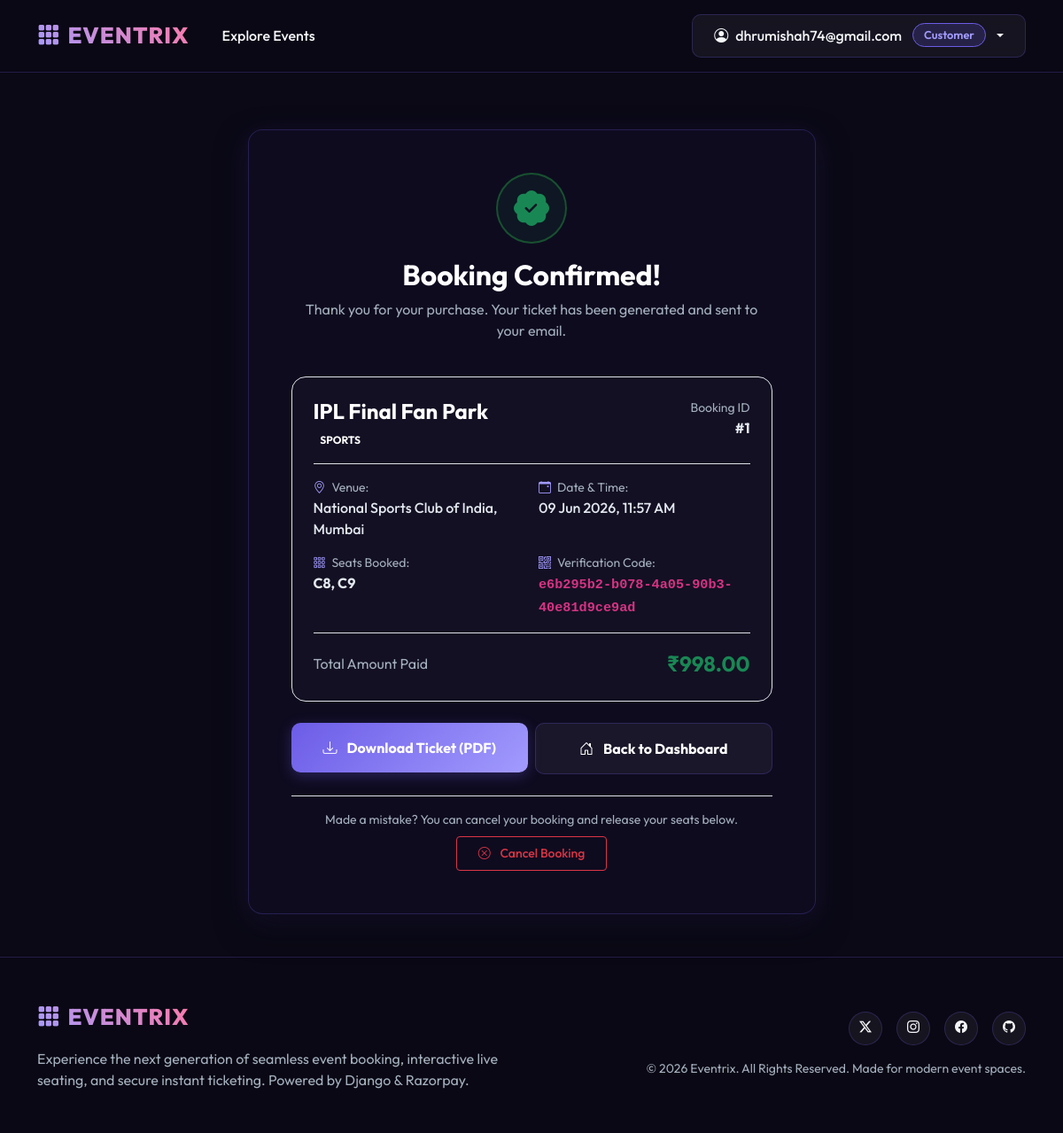
Screenshot of /booking/1/success/ (signed in) with the database file from the repository.
### accounts/models.py (models this page shows, shortened)
class User(AbstractUser):
    ROLE_CHOICES = (
        ('ADMIN', 'Admin'),
        ('ORGANIZER', 'Organizer'),
        ('CUSTOMER', 'Customer'),
    )
    role = models.CharField(max_length=15, choices=ROLE_CHOICES, default='CUSTOMER')
    is_approved_organizer = models.BooleanField(default=False)
    phone = models.CharField(max_length=15, blank=True, null=True)
    profile_picture = models.ImageField(upload_to='profiles/', blank=True, null=True)
    city = models.CharField(max_length=100, blank=True, null=True)
    created_at = models.DateTimeField(auto_now_add=True)
    @property
    def is_admin_role(self):
        return self.role == 'ADMIN' or self.is_superuser
    @property
    def is_organizer_role(self):
        return self.role == 'ORGANIZER'

### events/models.py (models this page shows, shortened)
class Booking(models.Model):
    PAYMENT_STATUS_CHOICES = (
        ('PENDING', 'Pending'),
        ('COMPLETED', 'Completed'),
        ('FAILED', 'Failed'),
        ('CANCELLED', 'Cancelled'),
    )
    user = models.ForeignKey(settings.AUTH_USER_MODEL, on_delete=models.CASCADE, related_name='bookings')
    event = models.ForeignKey(Event, on_delete=models.CASCADE, related_name='bookings')
    seats = models.ManyToManyField(Seat, related_name='bookings')
    booking_date = models.DateTimeField(auto_now_add=True)
    total_amount = models.DecimalField(max_digits=10, decimal_places=2)
    payment_status = models.CharField(max_length=15, choices=PAYMENT_STATUS_CHOICES, default='PENDING')
    created_at = models.DateTimeField(auto_now_add=True)
    reminder_3days_sent = models.BooleanField(default=False)
    reminder_today_sent = models.BooleanField(default=False)

class Event(models.Model):
    CATEGORY_CHOICES = (
        ('MUSIC', 'Music'),
        ('COMEDY', 'Comedy'),
        ('THEATRE', 'Theatre & Arts'),
        ('SPORTS', 'Sports'),
        ('CONFERENCE', 'Conferences & Tech'),
        ('OTHER', 'Other'),
    )
    title = models.CharField(max_length=200)
    description = models.TextField()
    category = models.CharField(max_length=30, choices=CATEGORY_CHOICES, default='OTHER')
    city = models.CharField(max_length=100)
    venue = models.CharField(max_length=250)
    date_time = models.DateTimeField()
    ticket_price = models.DecimalField(max_digits=10, decimal_places=2)
    capacity = models.IntegerField()
    banner = models.ImageField(upload_to='event_banners/', blank=True, null=True)
    organizer = models.ForeignKey(settings.AUTH_USER_MODEL, on_delete=models.CASCADE, related_name='organized_events')
    is_published = models.BooleanField(default=False)
    is_approved = models.BooleanField(default=False)
    created_at = models.DateTimeField(auto_now_add=True)
    updated_at = models.DateTimeField(auto_now=True)

class Seat(models.Model):
    STATUS_CHOICES = (
        ('AVAILABLE', 'Available'),
        ('BOOKED', 'Booked'),
        ('BLOCKED', 'Blocked'),
    )
    event = models.ForeignKey(Event, on_delete=models.CASCADE, related_name='seats')
    row_label = models.CharField(max_length=5) # e.g. 'A', 'B'
    seat_number = models.IntegerField()       # e.g. 1, 2, 3
    status = models.CharField(max_length=15, choices=STATUS_CHOICES, default='AVAILABLE')
    booked_by = models.ForeignKey(settings.AUTH_USER_MODEL, on_delete=models.SET_NULL, null=True, blank=True, related_name='reserved_seats')
    updated_at = models.DateTimeField(auto_now=True)
    class Meta:
        unique_together = ('event', 'row_label', 'seat_number')
        ordering = ['row_label', 'seat_number']

class Ticket(models.Model):
    booking = models.OneToOneField(Booking, on_delete=models.CASCADE, related_name='ticket')
    ticket_code = models.CharField(max_length=100, unique=True, default=uuid.uuid4)
    qr_code = models.ImageField(upload_to='tickets/qr/', blank=True, null=True)
    pdf_file = models.FileField(upload_to='tickets/pdf/', blank=True, null=True)
    created_at = models.DateTimeField(auto_now_add=True)

### events/views.py (the view)
# urls.py: path('booking/<int:booking_id>/success/', views.booking_success_view, name='booking_success'),
@login_required
def booking_success_view(request, booking_id):
    booking = get_object_or_404(Booking, id=booking_id, user=request.user, payment_status='COMPLETED')
    ticket = get_object_or_404(Ticket, booking=booking)
    context = {
        'booking': booking,
        'ticket': ticket,
    }
    return render(request, 'events/booking_success.html', context)

### templates/events/booking_success.html (shortened to what this page needs)
{% extends 'base.html' %}
{% block content %}
<div class="container py-5">
    <div class="row justify-content-center align-items-center" style="min-height: 75vh;">
        <div class="col-md-8 col-lg-7">
            <div class="card card-glass p-4 p-md-5 animate-fade-in text-center">
                <div class="mb-4">
                    <div class="d-inline-flex align-items-center justify-content-center rounded-circle bg-success bg-opacity-10 p-3" style="width: 80px; height: 80px; border: 2px solid rgba(40, 167, 69, 0.4);">
                        <i class="bi bi-patch-check-fill text-success fs-1"></i>
                    </div>
                    <h2 class="fw-bold text-white mt-3">Booking Confirmed!</h2>
                    <p class="text-muted">Thank you for your purchase. Your ticket has been generated and sent to your email.</p>
                </div>
                <div class="p-4 border border-glass rounded-4 mb-4 text-start" style="background: rgba(255,255,255,0.02)">
                    <div class="d-flex justify-content-between align-items-start border-bottom border-glass pb-3 mb-3">
                        <div>
                            <h4 class="fw-bold text-white mb-1">{{ booking.event.title }}</h4>
                            <span class="badge bg-primary-light text-uppercase" style="font-size: 0.75rem;">{{ booking.event.category }}</span>
                        </div>
                        <div class="text-end">
                            <span class="text-muted small d-block">Booking ID</span>
                            <span class="text-light fw-bold">#{{ booking.id }}</span>
                        </div>
                    </div>
                    <div class="row g-3">
                        <div class="col-sm-6">
                            <span class="text-muted d-block small"><i class="bi bi-geo-alt me-1 text-primary-light"></i> Venue:</span>
                            <span class="text-light fw-medium">{{ booking.event.venue }}, {{ booking.event.city }}</span>
                        </div>
                        <div class="col-sm-6">
                            <span class="text-muted d-block small"><i class="bi bi-calendar-event me-1 text-primary-light"></i> Date & Time:</span>
                            <span class="text-light fw-medium">{{ booking.event.date_time|date:"d M Y, h:i A" }}</span>
                        </div>
                        <div class="col-sm-6">
                            <span class="text-muted d-block small"><i class="bi bi-grid-3x3-gap me-1 text-primary-light"></i> Seats Booked:</span>
                            <span class="text-light fw-bold text-uppercase">
                                {% for seat in booking.seats.all %}
                                    {{ seat.row_label }}{{ seat.seat_number }}{% if not forloop.last %}, {% endif %}
                                {% endfor %}
                            </span>
                        </div>
                        <div class="col-sm-6">
                            <span class="text-muted d-block small"><i class="bi bi-qr-code me-1 text-primary-light"></i> Verification Code:</span>
                            <code class="text-success-light fw-bold" style="font-size: 0.95rem;">{{ ticket.ticket_code }}</code>
                        </div>
                    </div>
                    <div class="border-top border-glass pt-3 mt-3 d-flex justify-content-between align-items-center">
                        <span class="text-muted">Total Amount Paid</span>
                        <span class="fs-4 fw-bold text-success">₹{{ booking.total_amount }}</span>
                    </div>
                </div>
                <div class="d-flex flex-column gap-3">
                    <div class="row g-2">
                        <div class="col-sm-6">
                            <a href="{% url 'download_ticket_pdf' ticket.ticket_code %}" class="btn btn-grad-primary w-100 py-3 fw-bold">
                                <i class="bi bi-download me-2"></i> Download Ticket (PDF)
                            </a>
                        </div>
                        <div class="col-sm-6">
                            <a href="{% url 'dashboard' %}" class="btn btn-glass w-100 py-3 fw-bold text-white">
                                <i class="bi bi-house-door me-2"></i> Back to Dashboard
                            </a>
                        </div>
                    </div>
                    <div class="border-top border-glass pt-3 mt-2">
                        <p class="text-muted small mb-2">Made a mistake? You can cancel your booking and release your seats below.</p>
                        <form action="{% url 'cancel_booking' booking.id %}" method="POST" onsubmit="return confirm('Are you sure you want to cancel this booking and release your seats? This action cannot be undone and your ticket will become invalid.');">
                            <button type="submit" class="btn btn-outline-danger btn-sm px-4 py-2 fw-medium">
                                <i class="bi bi-x-circle me-2"></i> Cancel Booking
                            </button>
                        </form>
                    </div>
                </div>
            </div>
        </div>
    </div>
</div>
{% endblock %}

### templates/base.html (shortened to what this page needs)
{% load static %}
<!DOCTYPE html>
<html lang="en">
<head>
    <link href="https://cdn.jsdelivr.net/npm/bootstrap@5.3.2/dist/css/style.css" rel="stylesheet">
    <link href="https://cdn.jsdelivr.net/npm/bootstrap@5.3.2/dist/css/bootstrap.min.css" rel="stylesheet">
    <link rel="stylesheet" href="https://cdn.jsdelivr.net/npm/bootstrap-icons@1.11.1/font/bootstrap-icons.css">
    <link rel="stylesheet" href="{% static 'css/style.css' %}">
</head>
<body>
    <nav class="navbar navbar-expand-lg navbar-dark navbar-glass sticky-top py-3">
        <div class="container">
            <a class="navbar-brand d-flex align-items-center gap-2" href="{% url 'home' %}">
                <i class="bi bi-grid-3x3-gap-fill text-primary-light"></i>
                <span>EVENTRIX</span>
            </a>
            <div class="collapse navbar-collapse" id="navbarNav">
                <ul class="navbar-nav me-auto mb-2 mb-lg-0">
                    <li class="nav-item">
                        <a class="nav-link {% if request.resolver_match.url_name == 'home' %}active{% endif %}" href="{% url 'home' %}">Explore Events</a>
                    </li>
                </ul>
                <div class="d-flex align-items-center gap-2">
                    {% if user.is_authenticated %}
                        <div class="dropdown">
                            <button class="btn btn-glass dropdown-toggle d-flex align-items-center gap-2" type="button" id="userDropdown" data-bs-toggle="dropdown" aria-expanded="false">
                                {% if user.profile_picture %}
                                    <img src="{{ user.profile_picture.url }}" alt="Profile" class="rounded-circle" style="width: 24px; height: 24px; object-fit: cover;">
                                {% else %}
                                    <i class="bi bi-person-circle"></i>
                                {% endif %}
                                <span>{{ user.username }}</span>
                                {% if user.is_admin_role %}
                                    <span class="badge badge-role badge-admin ms-1">Admin</span>
                                {% elif user.is_organizer_role %}
                                    <span class="badge badge-role badge-organizer ms-1">Organizer</span>
                                {% else %}
                                    <span class="badge badge-role badge-customer ms-1">Customer</span>
                                {% endif %}
                            </button>
                        </div>
                    {% else %}
                        <a href="{% url 'login' %}" class="btn btn-glass">Login</a>
                        <a href="{% url 'register' %}" class="btn btn-grad-primary">Register</a>
                    {% endif %}
                </div>
            </div>
        </div>
    </nav>
    <main class="flex-grow-1">
        {% block content %}{% endblock %}
    </main>
    <footer class="py-5 text-center text-md-start">
        <div class="container">
            <div class="row g-4 align-items-center">
                <div class="col-md-6 text-center text-md-start">
                    <a class="navbar-brand d-inline-flex align-items-center gap-2 mb-3" href="{% url 'home' %}">
                        <i class="bi bi-grid-3x3-gap-fill text-primary-light"></i>
                        <span>EVENTRIX</span>
                    </a>
                    <p class="text-muted mb-0">Experience the next generation of seamless event booking, interactive live seating, and secure instant ticketing. Powered by Django & Razorpay.</p>
                </div>
                <div class="col-md-6 text-center text-md-end">
                    <div class="d-flex justify-content-center justify-content-md-end gap-3 mb-3">
                        <a href="#" class="btn btn-glass btn-sm rounded-circle" style="width: 38px; height: 38px; padding: 6px;"><i class="bi bi-twitter-x"></i></a>
                        <a href="#" class="btn btn-glass btn-sm rounded-circle" style="width: 38px; height: 38px; padding: 6px;"><i class="bi bi-instagram"></i></a>
                        <a href="#" class="btn btn-glass btn-sm rounded-circle" style="width: 38px; height: 38px; padding: 6px;"><i class="bi bi-facebook"></i></a>
                        <a href="#" class="btn btn-glass btn-sm rounded-circle" style="width: 38px; height: 38px; padding: 6px;"><i class="bi bi-github"></i></a>
                    </div>
                    <p class="text-muted small mb-0">&copy; 2026 Eventrix. All Rights Reserved. Made for modern event spaces.</p>
                </div>
            </div>
        </div>
    </footer>
</body>
</html>

### rows the page displays
User: username "dhrumishah74@gmail.com"
Booking: event "IPL Final Fan Park", event.category "SPORTS", id "1", event.venue "National Sports Club of India", event.city "Mumbai", event.date_time "09 Jun 2026, 11:57 AM", total_amount "998.00"
Seat: row_label "C", seat_number "8"
Seat: row_label "C", seat_number "9"
Ticket: ticket_code "e6b295b2-b078-4a05-90b3-40e81d9ce9ad"
